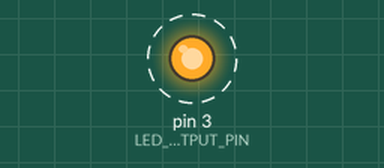
Bench run of a sketch on a simulated Arduino Uno, built with avr-gcc and run on an emulated ATmega328P. On the bench: output pins drawn as LEDs (lit = HIGH). Dashed ring = blinking. What the sketch prints to the serial monitor is not drawn.

Above: at 0.5 s.
Timing chart, 0 to 4.6 s (numbered marks = the images above):
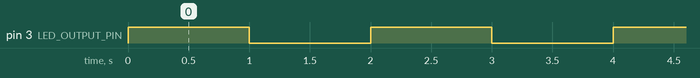

The sketch:

Blink3.ino
```cpp
const int LED_OUTPUT_PIN = 3;
void setup() {
  // put your setup code here, to run once:
  pinMode(LED_OUTPUT_PIN, OUTPUT);
  Serial.begin(9600);
}

void loop() {
  // put your main code here, to run repeatedly:
  digitalWrite(LED_OUTPUT_PIN, HIGH);
  Serial.println("The LED is on");
  delay(1000);

  digitalWrite(LED_OUTPUT_PIN, LOW);
  Serial.println("The LED is off");
  delay(1000);
}
```

Measured:
- by itself, pin 3 (LED_OUTPUT_PIN): alternates HIGH for 1.0 s and LOW for 1.0 s
